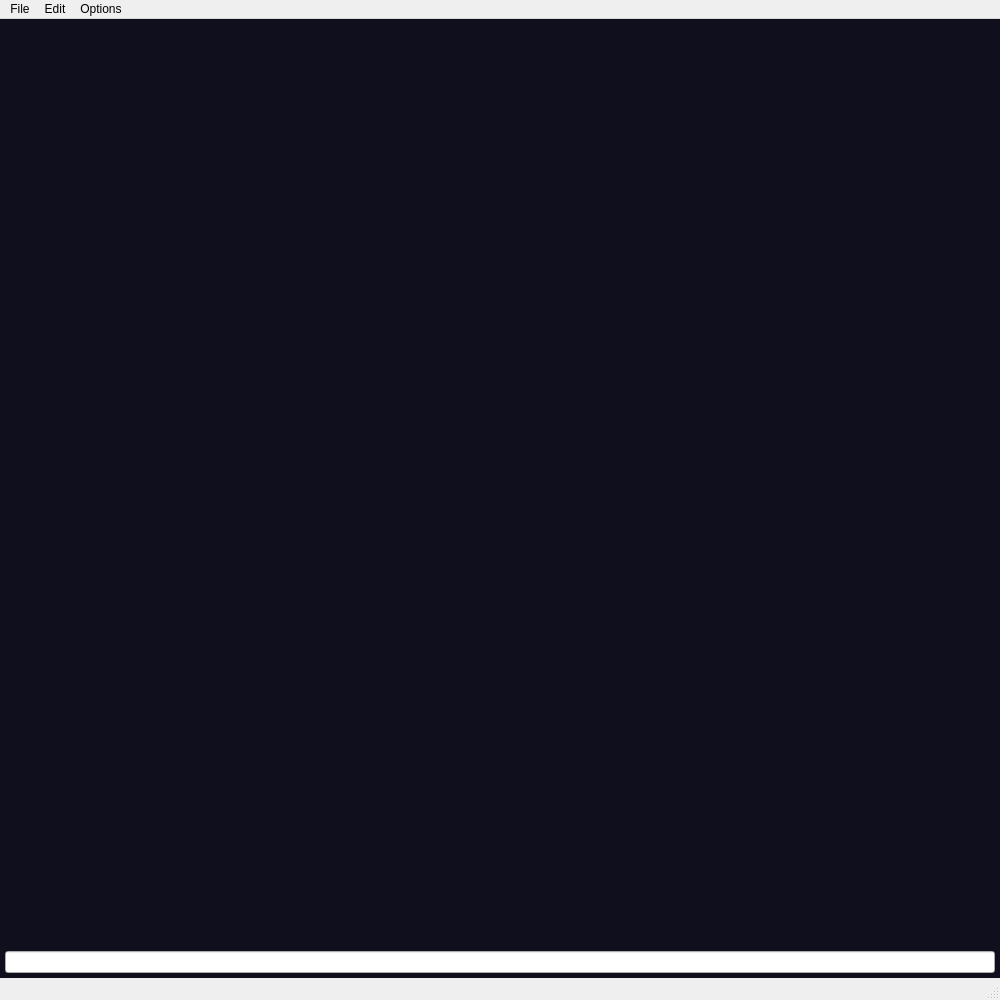
<?xml version="1.0" encoding="UTF-8"?>
<ui version="4.0">
 <class>MainWindow</class>
 <widget class="QMainWindow" name="MainWindow">
  <property name="geometry">
   <rect>
    <x>0</x>
    <y>0</y>
    <width>1000</width>
    <height>1000</height>
   </rect>
  </property>
  <property name="windowTitle">
   <string>MainWindow</string>
  </property>
  <property name="styleSheet">
   <string notr="true"/>
  </property>
  <widget class="QWidget" name="centralWidget">
   <property name="autoFillBackground">
    <bool>false</bool>
   </property>
   <property name="styleSheet">
    <string notr="true">#centralWidget
{
background: #0f0f1d;
}</string>
   </property>
   <layout class="QVBoxLayout" name="verticalLayout">
    <property name="leftMargin">
     <number>5</number>
    </property>
    <property name="topMargin">
     <number>5</number>
    </property>
    <property name="rightMargin">
     <number>5</number>
    </property>
    <property name="bottomMargin">
     <number>5</number>
    </property>
    <item>
     <widget class="QTextEdit" name="mainText">
      <property name="font">
       <font>
        <family>Consolas</family>
        <pointsize>10</pointsize>
        <weight>75</weight>
        <bold>true</bold>
       </font>
      </property>
      <property name="styleSheet">
       <string notr="true">QTextEdit
{
border: none;

color: #f6f7eb;
background-color: #0f0f1d;

selection-color: #0f0f1d;
selection-background-color: #3f88c5;
}</string>
      </property>
     </widget>
    </item>
    <item>
     <widget class="QLineEdit" name="argumentInput">
      <property name="enabled">
       <bool>true</bool>
      </property>
      <property name="sizePolicy">
       <sizepolicy hsizetype="Expanding" vsizetype="Fixed">
        <horstretch>0</horstretch>
        <verstretch>0</verstretch>
       </sizepolicy>
      </property>
      <property name="maximumSize">
       <size>
        <width>16777215</width>
        <height>99999</height>
       </size>
      </property>
     </widget>
    </item>
   </layout>
  </widget>
  <widget class="QMenuBar" name="menuBar">
   <property name="geometry">
    <rect>
     <x>0</x>
     <y>0</y>
     <width>1000</width>
     <height>21</height>
    </rect>
   </property>
   <widget class="QMenu" name="menuFile">
    <property name="title">
     <string>File</string>
    </property>
    <addaction name="actionOpen"/>
    <addaction name="actionSave"/>
    <addaction name="actionExit"/>
   </widget>
   <widget class="QMenu" name="menuEdit">
    <property name="title">
     <string>Edit</string>
    </property>
    <addaction name="actionSwap_row_column"/>
    <addaction name="actionReverse_text"/>
    <addaction name="actionTable_format"/>
    <addaction name="actionConvert_alphabet"/>
    <addaction name="actionFilter_characters"/>
    <addaction name="actionStrip_whitespace"/>
    <addaction name="separator"/>
    <addaction name="actionAdd_spaces"/>
    <addaction name="actionClone_whitespace"/>
    <addaction name="actionClone_punctuation"/>
    <addaction name="separator"/>
    <addaction name="actionDecrypt"/>
    <addaction name="actionEncrypt"/>
    <addaction name="separator"/>
    <addaction name="actionAnalyze"/>
   </widget>
   <widget class="QMenu" name="menuOptions">
    <property name="title">
     <string>Options</string>
    </property>
    <addaction name="actionZoom_In"/>
    <addaction name="actionZoom_Out"/>
    <addaction name="actionPreferences"/>
   </widget>
   <addaction name="menuFile"/>
   <addaction name="menuEdit"/>
   <addaction name="menuOptions"/>
  </widget>
  <widget class="QStatusBar" name="statusBar"/>
  <action name="actionOpen">
   <property name="text">
    <string>Open...</string>
   </property>
  </action>
  <action name="actionSave">
   <property name="text">
    <string>Save...</string>
   </property>
  </action>
  <action name="actionSwap_row_column">
   <property name="text">
    <string>Swap row/column</string>
   </property>
  </action>
  <action name="actionClone_whitespace">
   <property name="text">
    <string>Clone whitespace</string>
   </property>
  </action>
  <action name="actionClone_punctuation">
   <property name="text">
    <string>Clone punctuation</string>
   </property>
  </action>
  <action name="actionReverse_text">
   <property name="text">
    <string>Reverse text</string>
   </property>
  </action>
  <action name="actionTable_format">
   <property name="text">
    <string>Table format</string>
   </property>
  </action>
  <action name="actionAdd_spaces">
   <property name="text">
    <string>Add spaces</string>
   </property>
  </action>
  <action name="actionConvert_alphabet">
   <property name="text">
    <string>Convert alphabet</string>
   </property>
  </action>
  <action name="actionFilter_characters">
   <property name="text">
    <string>Filter characters</string>
   </property>
  </action>
  <action name="actionDecrypt">
   <property name="text">
    <string>Decrypt...</string>
   </property>
  </action>
  <action name="actionEncrypt">
   <property name="text">
    <string>Encrypt...</string>
   </property>
  </action>
  <action name="actionAnalyze">
   <property name="text">
    <string>Analyze</string>
   </property>
  </action>
  <action name="actionExit">
   <property name="text">
    <string>Exit</string>
   </property>
  </action>
  <action name="actionZoom_In">
   <property name="text">
    <string>Zoom In</string>
   </property>
  </action>
  <action name="actionZoom_Out">
   <property name="text">
    <string>Zoom Out</string>
   </property>
  </action>
  <action name="actionPreferences">
   <property name="text">
    <string>Preferences...</string>
   </property>
  </action>
  <action name="actionStrip_whitespace">
   <property name="text">
    <string>Strip whitespace</string>
   </property>
  </action>
 </widget>
 <layoutdefault spacing="6" margin="11"/>
 <resources/>
 <connections/>
</ui>
